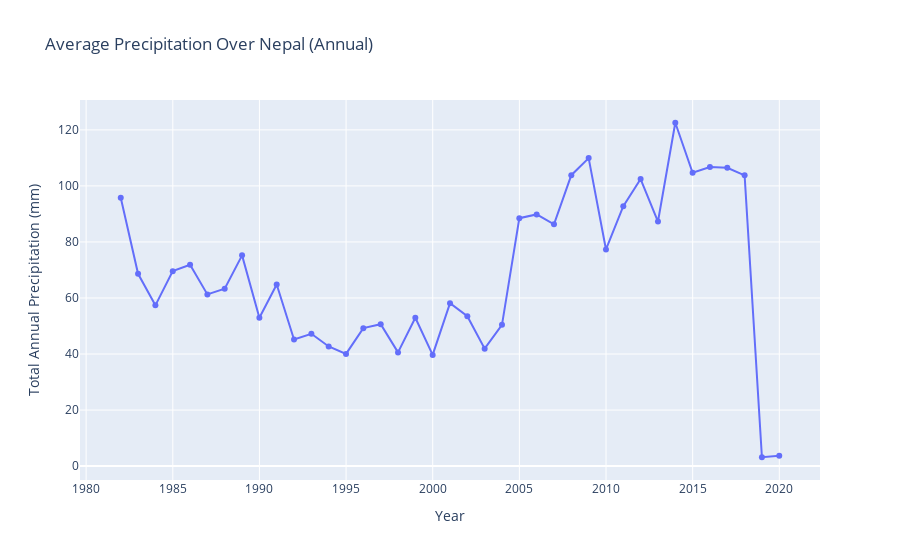

Source (notebook cell):
### Markdown cell above
### 3. Visualize Precipitation Patterns and Changes Over Time

### Code cell
import plotly.express as px

# Average precipitation over Nepal by year
precip_trend = df.groupby(pd.Grouper(key='date', freq='Y'))['prectot'].mean().reset_index()

# Plot with Plotly
fig = px.line(
    precip_trend,
    x='date',
    y='prectot',
    title='Average Precipitation Over Nepal (Annual)',
    labels={'prectot': 'Total Annual Precipitation (mm)', 'date': 'Year'},
    markers=True
)

fig.update_traces(mode="lines+markers", hovertemplate='Year: %{x|%Y}<br>Precip: %{y:.2f} mm')
fig.update_layout(hovermode='x unified')

fig.show()

### Figure 1 — Plotly figure (JSON) as saved in the notebook; plotly's stock layout.template omitted (floating-point values rounded to 4 significant figures)
{"data": [{"hovertemplate": "Year: %{x|%Y}<br>Precip: %{y:.2f} mm", "legendgroup": "", "line": {"color": "#636efa", "dash": "solid"}, "marker": {"symbol": "circle"}, "mode": "lines+markers", "name": "", "orientation": "v", "showlegend": false, "type": "scatter", "x": ["1981-12-31T00:00:00.000000000", "1982-12-31T00:00:00.000000000", "1983-12-31T00:00:00.000000000", "1984-12-31T00:00:00.000000000", "1985-12-31T00:00:00.000000000", "1986-12-31T00:00:00.000000000", "1987-12-31T00:00:00.000000000", "1988-12-31T00:00:00.000000000", "1989-12-31T00:00:00.000000000", "1990-12-31T00:00:00.000000000", "1991-12-31T00:00:00.000000000", "1992-12-31T00:00:00.000000000", "1993-12-31T00:00:00.000000000", "1994-12-31T00:00:00.000000000", "1995-12-31T00:00:00.000000000", "1996-12-31T00:00:00.000000000", "1997-12-31T00:00:00.000000000", "1998-12-31T00:00:00.000000000", "1999-12-31T00:00:00.000000000", "2000-12-31T00:00:00.000000000", "2001-12-31T00:00:00.000000000", "2002-12-31T00:00:00.000000000", "2003-12-31T00:00:00.000000000", "2004-12-31T00:00:00.000000000", "2005-12-31T00:00:00.000000000", "2006-12-31T00:00:00.000000000", "2007-12-31T00:00:00.000000000", "2008-12-31T00:00:00.000000000", "2009-12-31T00:00:00.000000000", "2010-12-31T00:00:00.000000000", "2011-12-31T00:00:00.000000000", "2012-12-31T00:00:00.000000000", "2013-12-31T00:00:00.000000000", "2014-12-31T00:00:00.000000000", "2015-12-31T00:00:00.000000000", "2016-12-31T00:00:00.000000000", "2017-12-31T00:00:00.000000000", "2018-12-31T00:00:00.000000000", "2019-12-31T00:00:00.000000000"], "xaxis": "x", "y": [95.8, 68.63, 57.38, 69.57, 71.84, 61.29, 63.33, 75.22, 52.96, 64.8, 45.17, 47.23, 42.69, 40.05, 49.24, 50.65, 40.59, 52.94, 39.67, 58.16, 53.49, 41.92, 50.42, 88.5, 89.84, 86.29, 103.8, 109.9, 77.32, 92.76, 102.4, 87.3, 122.6, 104.7, 106.8, 106.5, 103.8, 3.152, 3.65], "yaxis": "y"}], "layout": {"hovermode": "x unified", "legend": {"tracegroupgap": 0}, "title": {"text": "Average Precipitation Over Nepal (Annual)"}, "xaxis": {"anchor": "y", "domain": [0, 1], "title": {"text": "Year"}}, "yaxis": {"anchor": "x", "domain": [0, 1], "title": {"text": "Total Annual Precipitation (mm)"}}}}
